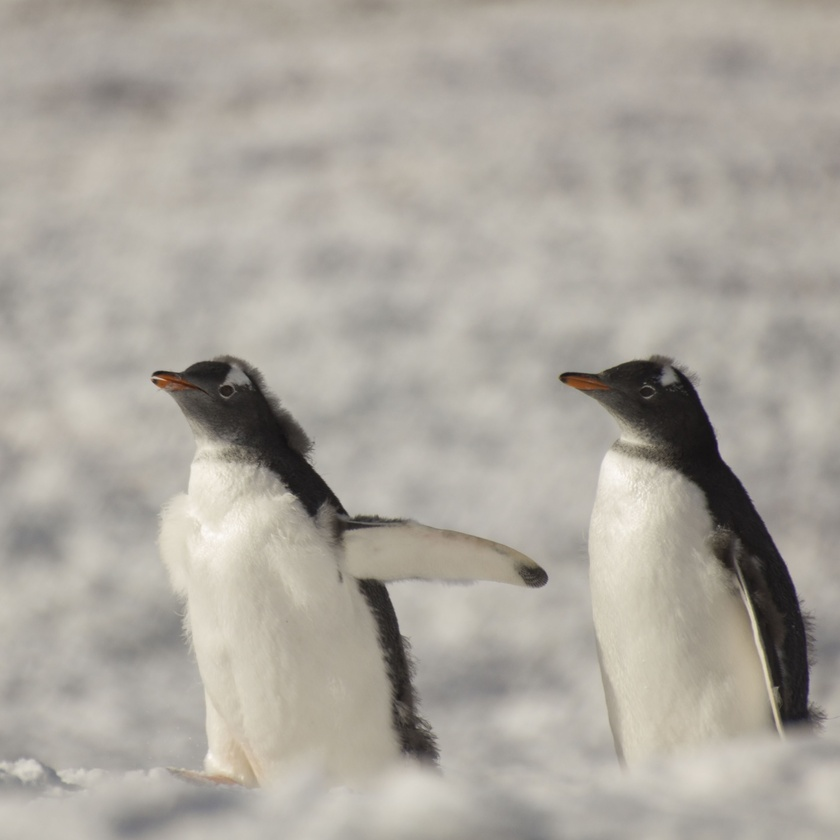
#> input picture SOBEL/imagenes/penguins_6000x6000.jpg, 840 x 840 px, shrunk from 6000 x 6000 before the run
$ python sobel_sequential.py
#> lines starting #> are read from the running program, lines starting #| are printed output that depends on the picture
from PIL import Image
import matplotlib.pyplot as plt


def rgb_to_gray(rgb):

    gray = []

    for row in rgb:

        gray_row = []

        for r, g, b in row:

            i = int(0.299 * r + 0.587 * g + 0.114 * b)

            gray_row.append(0 if i < 0 else 255 if i > 255 else i)

        gray.append(gray_row)

    return gray


def sobel_sequential(gray, width, height):

    kernel_x = [
        [-1, 0, 1],
        [-2, 0, 2],
        [-1, 0, 1],
    ]

    kernel_y = [
        [-1, -2, -1],
        [0, 0, 0],
        [1, 2, 1],
    ]

    result = [[0.0 for _ in range(width)] for _ in range(height)]

    for row in range(1, height - 1):

        for col in range(1, width - 1):

            gx = 0.0
            gy = 0.0

            for kr in range(3):

                for kc in range(3):

                    pixel = gray[row + kr - 1][col + kc - 1]

                    gx += pixel * kernel_x[kr][kc]
                    gy += pixel * kernel_y[kr][kc]

            result[row][col] = abs(gx) + abs(gy)

    return result


# cargar imagen
image = Image.open("imagenes/penguins_6000x6000.jpg")
#> image is the input picture: PIL image 840x840 RGB; mean R, G, B 171.3, 166.4, 158.1

# dimensiones
width, height = image.size
#> width = 840; height = 840

# convertir imagen a matriz RGB 2D
pixels = list(image.getdata())
#> pixels = 705600 items

rgb = [pixels[i * width : (i + 1) * width] for i in range(height)]
#> rgb = 840 items

# convertir a gris
gray = rgb_to_gray(rgb)
#> gray = 840 items

# aplicar sobel
result = sobel_sequential(gray, width, height)
#> result = 840 items

# mostrar
plt.imshow(result, cmap="gray")
plt.show()
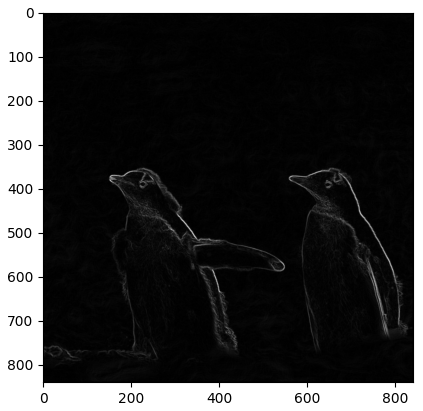
#> figure drawn by matplotlib, 1 panel
